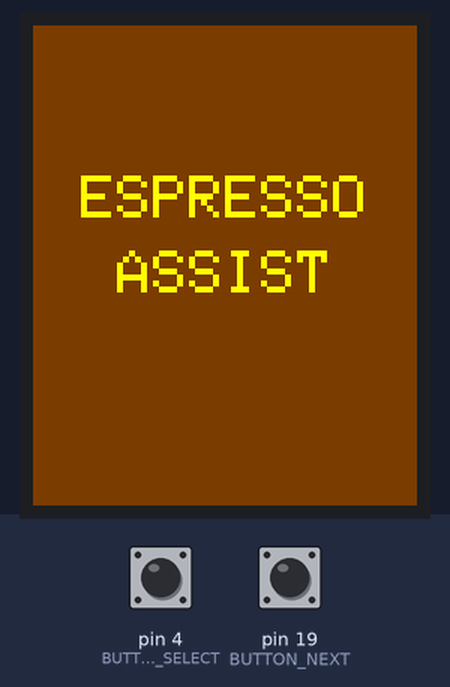
A sketch run on a simulated Arduino Uno, built with avr-gcc and run on an emulated ATmega328P. On the bench: 128×160 colour display. The inputs (shaded band) are chosen by the test bench; at power-on: pin 4 (BUTTON_SELECT) HIGH, pin 19 (BUTTON_NEXT) HIGH.

Above: at 0.2 s.
1.4 s: pin 4 (BUTTON_SELECT) pulled LOW for 3.2 s
At 5.1 s:
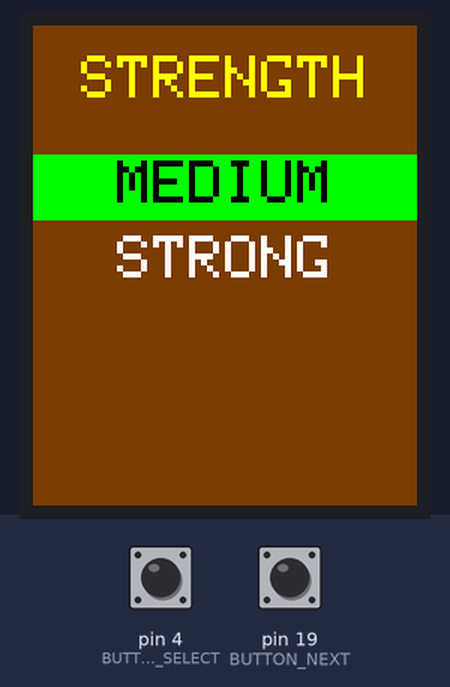
6.1 s: pin 19 (BUTTON_NEXT) pulled LOW for 1 s
At 8.3 s:
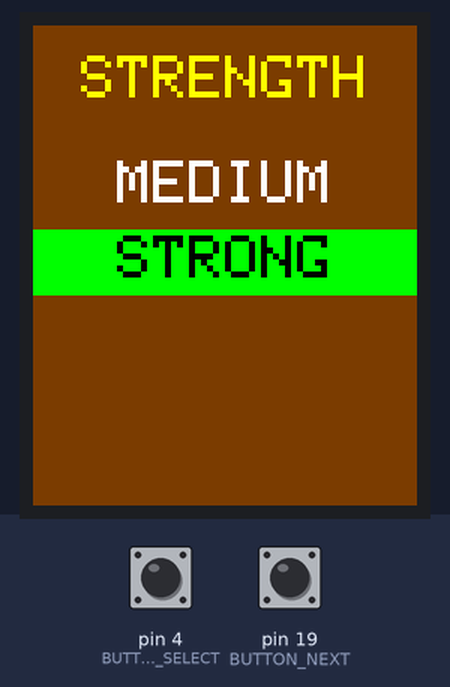
8.6 s: pin 4 (BUTTON_SELECT) pulled LOW for 3.2 s
At 13.0 s:
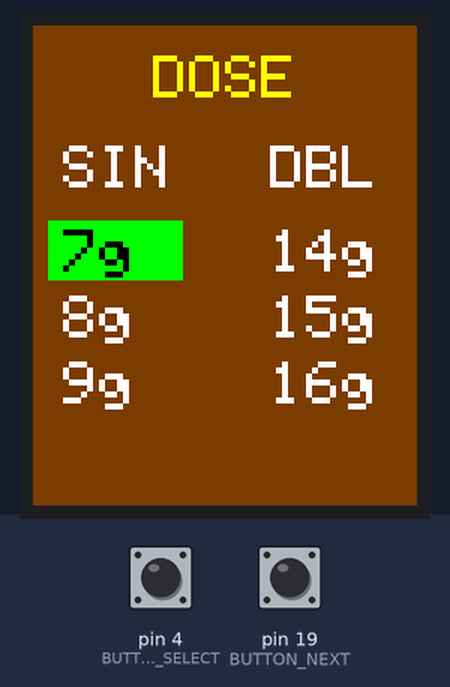
13.3 s: pin 19 (BUTTON_NEXT) pulled LOW for 0.15 s
At 14.6 s:
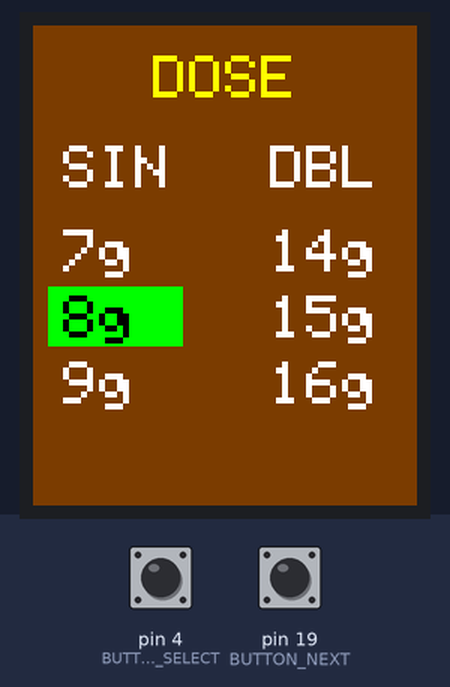
15.0 s: pin 4 (BUTTON_SELECT) pulled LOW for 0.15 s
At 15.7 s:
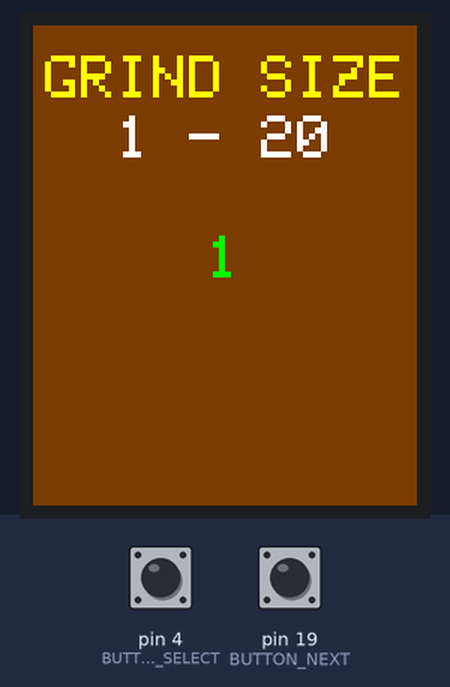
16.7 s: pin 4 (BUTTON_SELECT) driven LOW and pin 19 (BUTTON_NEXT) driven LOW
At 17.91 s:
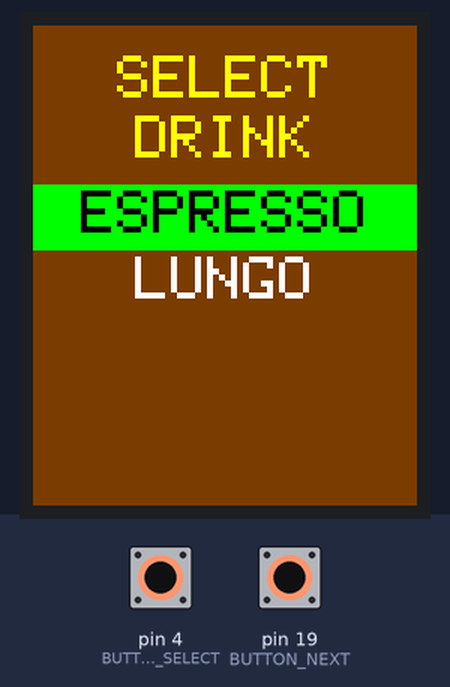
Timing chart, 0 to 19.7 s (numbered marks = the images above; inputs shaded):
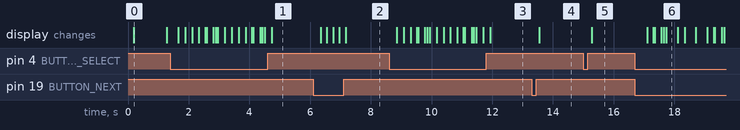

Measured:
- after the input at 1.4 s, the display: changes after 0.25 s (image 1)
- after the input at 6.1 s, the display: changes after 0.24 s (image 2)
- after the input at 8.6 s, the display: changes after 0.26 s (image 3)
- after the input at 13.3 s, the display: changes after 0.25 s (image 4)
- after the input at 15.0 s, the display: changes after 0.27 s (image 5)
- after the input at 16.7 s, the display: first changes after 0.40 s (image 6 shows a later state)
- what the display in image 0 shows lasts 1.1 s, from 0.2 s to 1.3 s

The sketch:

main.cpp.ino
```cpp
#include "UI.h"

UI ui;

void setup() {
  ui.init();
}

void loop() {
  ui.update();
  delay(50);
}
```

BrewCalculator.cpp
```cpp
#include "BrewCalculator.h"

BrewResult CoffeeCalculator::calculate(
    float dose,
    BrewStrength strength,
    DrinkType drink,
    int currentGrind,
    float actualTime
) {
    BrewResult r;

    float ratio;
    int targetTime;

    if (drink == ESPRESSO) {
        ratio = (strength == STRONG) ? 1.5f : 2.0f;
        targetTime = 27;
    } else { // LUNGO
        ratio = (strength == STRONG) ? 2.5f : 3.0f;
        targetTime = 40;
    }

    r.targetOutput = dose * ratio;
    r.targetTime = targetTime;

    if (actualTime < targetTime - 3)
        r.grindAdjustment = -1;   // too fast → grind finer
    else if (actualTime > targetTime + 3)
        r.grindAdjustment = +1;   // too slow → grind coarser
    else
        r.grindAdjustment = 0;    // good shot

    return r;
}
```

BrewCalculator.h
```cpp
#pragma once

enum BrewStrength {
    MEDIUM,
    STRONG
};

enum DrinkType {
  ESPRESSO,
  LUNGO
};

struct BrewResult {
    float targetOutput;
    int targetTime;
    int grindAdjustment;
};

class CoffeeCalculator {
public:
    BrewResult calculate(
        float dose,
        BrewStrength strength,
        DrinkType drink,
        int currentGrind,
        float actualTime
    );
};
```

Buttons.cpp
```cpp
#include "Buttons.h"
#include <Arduino.h>

#define BUTTON_NEXT 19
#define BUTTON_SELECT 4

void Buttons::init() {
  pinMode(BUTTON_NEXT, INPUT_PULLUP);
  pinMode(BUTTON_SELECT, INPUT_PULLUP);
}

bool Buttons::nextPressed() {
  return digitalRead(BUTTON_NEXT) == LOW;
}

bool Buttons::selectPressed() {
  return digitalRead(BUTTON_SELECT) == LOW;
}
```

Buttons.h
```cpp
#pragma once

class Buttons {
public:
    void init();
    bool nextPressed();
    bool selectPressed();
};
```

UI.cpp
```cpp
#include "UI.h"

#define TFT_CS   5
#define TFT_DC   16
#define TFT_RST  17
#define TFT_MOSI 21
#define TFT_SCLK 22

const int doses[] = {7, 8, 9, 14, 15, 16};

UI::UI() : tft(TFT_CS, TFT_DC, TFT_MOSI, TFT_SCLK, TFT_RST) {}

void UI::init() {
  tft.initR(INITR_BLACKTAB);
  tft.setRotation(0);

  buttons.init();
  state = BOOT;
  lastState = (UIState)-1;
}

void UI::update() {
  if (state != lastState) {
    tft.fillScreen(COFFEE_BROWN);
    lastState = state;
    redraw = true;
  } else {
    redraw = false;
  }

  switch (state) {
    case BOOT: drawBoot(redraw); break;
    case SELECT_DRINK: drawDrinkSelect(redraw); break;
    case SELECT_STRENGTH: drawStrengthSelect(redraw); break;
    case SHOW_DOSE: drawDose(redraw); break;
    case SET_GRIND: drawGrind(redraw); break;
    case SUMMARY: drawSummary(redraw); break;
    case BREWING: drawBrewing(redraw); break;
    case RESULT: drawResult(redraw); break;
    case ADVICE: drawAdvice(redraw); break;
  }
}

/* ---------- CENTERED TEXT HELPER ---------- */
void UI::printCentered(const char* text, int y, uint16_t color, uint8_t size) {
  int16_t x1, y1;
  uint16_t w, h;

  tft.setTextSize(size);
  tft.getTextBounds(text, 0, y, &x1, &y1, &w, &h);
  int x = (tft.width() - w) / 2;

  tft.setCursor(x, y);
  tft.setTextColor(color);
  tft.print(text);
}

const char* UI::currentRatioText() {
  if (drink == ESPRESSO) {
    return (strength == STRONG) ? "RAT 1:1.5" : "RAT 1:2";
  } else {
    return "RATIO 1:3";
  }
}

/* ---------- BOOT ---------- */
void UI::drawBoot(bool redraw) {
  if (!redraw) return;
  tft.fillScreen(COFFEE_BROWN);
  printCentered("ESPRESSO", 50, COFFEE_YELLOW, 2);
  printCentered("ASSIST", 75, COFFEE_YELLOW, 2);
  delay(1000);
  state = SELECT_DRINK;
}

/* ---------- DRINK SELECT ---------- */
void UI::drawDrinkSelect(bool redraw) {
  static int lastDrink = -1;
  const char* drinks[] = {"ESPRESSO", "LUNGO"};

  if (redraw) {
    printCentered("SELECT", 10, COFFEE_YELLOW, 2);
    printCentered("DRINK", 30, COFFEE_YELLOW, 2);
    lastDrink = -1;
  }

  int baseY = 55;
  int lineH = 22;

  if (drink != lastDrink) {
    for (int i = 0; i < 2; i++) {
      uint16_t bg = (i == drink) ? COFFEE_GREEN : COFFEE_BROWN;
      uint16_t fg = (i == drink) ? BLACK : WHITE;
      tft.fillRect(0, baseY + i * lineH - 2, tft.width(), lineH, bg);
      printCentered(drinks[i], baseY + i * lineH, fg, 2);
    }
    lastDrink = drink;
  }

  if (buttons.nextPressed()) {
    drink = (drink == ESPRESSO) ? LUNGO : ESPRESSO;
    delay(150);
  }

  if (buttons.selectPressed()) {
    state = SELECT_STRENGTH;
    delay(150);
  }
}

/* ---------- STRENGTH ---------- */
void UI::drawStrengthSelect(bool redraw) {
  // Lungo only supports MEDIUM strength
  if (drink == LUNGO && strength == STRONG) {
    strength = MEDIUM;
  }

  static int lastStrength = -1;
  const char* labels[] = {"MEDIUM", "STRONG"};

  if (redraw) {
    printCentered("STRENGTH", 10, COFFEE_YELLOW, 2);
    lastStrength = -1;
  }

  int baseY = 45;
  if (drink == ESPRESSO) {
    if (strength != lastStrength) {
      for (int i = 0; i < 2; i++) {
        uint16_t bg = (i == strength) ? COFFEE_GREEN : COFFEE_BROWN;
        uint16_t fg = (i == strength) ? BLACK : WHITE;
        tft.fillRect(0, baseY + i * 25 - 2, tft.width(), 22, bg);
        printCentered(labels[i], baseY + i * 25, fg, 2);
      }
      lastStrength = strength;
    }
  } else if (redraw) {
    tft.fillRect(0, 40, tft.width(), 22, COFFEE_GREEN);
    printCentered("STRONG", baseY, BLACK, 2);
  }

  if (buttons.nextPressed() && drink == ESPRESSO) {
    strength = (strength == MEDIUM) ? STRONG : MEDIUM;
    delay(150);
  }

  if (buttons.selectPressed()) {
    state = SHOW_DOSE;
    delay(150);
  }
}

/* ---------- DOSE (SINGLE / DOUBLE) ---------- */
void UI::drawDose(bool redraw) {
  static int lastDoseIndex = -1;
  const int single[] = {7, 8, 9};
  const int dbl[] = {14, 15, 16};

  if (redraw) {
    printCentered("DOSE", 10, COFFEE_YELLOW, 2);

    tft.setTextSize(2);
    tft.setTextColor(WHITE);
    tft.setCursor(10, 40); tft.print("SIN");
    tft.setCursor(79, 40); tft.print("DBL");

    lastDoseIndex = -1;
  }

  if (doseIndex != lastDoseIndex) {
    for (int i = 0; i < 3; i++) {
      bool selS = (doseIndex == i);
      bool selD = (doseIndex == i + 3);

      tft.fillRect(5, 65 + i * 22, 45, 20, selS ? COFFEE_GREEN : COFFEE_BROWN);
      tft.fillRect(74, 65 + i * 22, 45, 20, selD ? COFFEE_GREEN : COFFEE_BROWN);

      tft.setTextSize(2);
      tft.setTextColor(selS ? BLACK : WHITE);
      tft.setCursor(10, 68 + i * 22); tft.print(single[i]); tft.print("g");

      tft.setTextColor(selD ? BLACK : WHITE);
      tft.setCursor(79, 68 + i * 22); tft.print(dbl[i]); tft.print("g");
    }
    lastDoseIndex = doseIndex;
  }

  if (buttons.nextPressed()) {
    doseIndex = (doseIndex + 1) % 6;
    delay(150);
  }

  if (buttons.selectPressed()) {
    dose = doses[doseIndex];
    state = SET_GRIND;
    delay(150);
  }
}

/* ---------- GRIND SIZE ---------- */
void UI::drawGrind(bool redraw) {
  static int lastGrind = 0;

  if (redraw) {
    printCentered("GRIND SIZE", 10, COFFEE_YELLOW, 2);
    printCentered("1 - 20", 30, WHITE, 2);
    lastGrind = 0;
  }

  if (grindSize != lastGrind) {
    char buf[8];
    snprintf(buf, sizeof(buf), "%d", grindSize);
    tft.fillRect(0, 65, tft.width(), 30, COFFEE_BROWN);
    printCentered(buf, 70, COFFEE_GREEN, 2);
    lastGrind = grindSize;
  }

  if (buttons.nextPressed()) {
    grindSize = (grindSize + 1) % 21;
    delay(150);
  }

  if (buttons.selectPressed()) {
    state = SUMMARY;
    delay(150);
  }
}

/* ---------- SUMMARY ---------- */
void UI::drawSummary(bool redraw) {
  if (redraw) {
    BrewResult r = calculator.calculate(dose, strength, drink, grindSize, shotTime);

    printCentered("READY", 10, COFFEE_YELLOW, 2);

    char buf[32];
    snprintf(buf, sizeof(buf), "DOSE: %dg", dose);
    printCentered(buf, 45, WHITE, 2);

    printCentered(currentRatioText(), 65, WHITE, 2);

    snprintf(buf, sizeof(buf), "OUT: %dg", (int)r.targetOutput);
    printCentered(buf, 85, COFFEE_YELLOW, 2);

    snprintf(buf, sizeof(buf), "TIME: %ds", r.targetTime);
    printCentered(buf, 105, COFFEE_YELLOW, 2);

    printCentered("START BREW", 135, COFFEE_GREEN, 2);

  }

  if (buttons.selectPressed()) {
    shotTime = 0.0f;
    lastSecondTick = millis();
    state = BREWING;
    delay(150);
  }
}

/* ---------- BREWING ---------- */
void UI::drawBrewing(bool redraw) {
  if (redraw) {
    tft.fillScreen(COFFEE_BROWN);
    printCentered("BREWING...", 10, COFFEE_YELLOW, 2);
    lastShownTime = -1.0f;   // force first draw
    printCentered("TIME", 50, WHITE, 2);
  }
  // update time using millis()
  unsigned long now = millis();
  if (now - lastSecondTick >= 100) {   // 0.1s resolution
    lastSecondTick = now;
    shotTime += 0.1f;
  }
  // redraw only if value changed
  if ((int)(shotTime * 10) != (int)(lastShownTime * 10)) {
    lastShownTime = shotTime;
    tft.fillRect(0, 70, tft.width(), 30, COFFEE_BROWN);
    char buf[16];
    snprintf(buf, sizeof(buf), "%.1fs", shotTime);
    printCentered(buf, 75, COFFEE_GREEN, 2);
  }

  if (buttons.selectPressed()) {
    lastResult = calculator.calculate(dose, strength, drink, grindSize, (int)shotTime);
    state = RESULT;
    delay(150);
  }
}

/* ---------- RESULT ---------- */
void UI::drawResult(bool redraw) {
  if (redraw) {
    printCentered("RESULT", 10, COFFEE_YELLOW, 2);

    char buf[32];
    snprintf(buf, sizeof(buf), "%.1fs", shotTime);
    printCentered(buf, 55, COFFEE_GREEN, 2);

    snprintf(buf, sizeof(buf), "TARG: %ds", lastResult.targetTime);
    printCentered(buf, 75, WHITE, 2); //
  }

  if (buttons.selectPressed()) {
    state = ADVICE;
  }
}

/* ---------- ADVICE ---------- */
void UI::drawAdvice(bool redraw) {
  if (redraw) {
    printCentered("ADVICE", 10, COFFEE_YELLOW, 2);

    if (lastResult.grindAdjustment < 0) {
      printCentered("TOO FAST", 50, RED, 2);
      printCentered("GRIND", 80, WHITE, 2);   //
      printCentered("FINER", 100, WHITE, 2);  //
    }
    else if (lastResult.grindAdjustment > 0) {
      printCentered("TOO SLOW", 50, RED, 2);
      printCentered("GRIND", 80, WHITE, 2);   //
      printCentered("COARSER", 100, WHITE, 2); //
    }
    else {
      printCentered("PERFECT", 65, COFFEE_GREEN, 2);
      printCentered("SHOT", 85, COFFEE_GREEN, 2);
    }
  }

  if (buttons.selectPressed()) {
    state = SELECT_DRINK;
  }
}
```

UI.h
```cpp
#pragma once
#include <Adafruit_ST7735.h>
#include "BrewCalculator.h"
#include "Buttons.h"

#define BLACK   0x0000
#define BLUE    0x001F
#define RED     0xF800
#define GREEN   0x07E0
#define CYAN    0x07FF
#define MAGENTA 0xF81F
#define YELLOW  0xFFE0
#define WHITE   0xFFFF

#define COFFEE_BROWN  0x79E0   // warm brown
#define COFFEE_YELLOW 0xFFE0   // golden crema
#define COFFEE_GREEN  0x07E0   // selection (keep green)
#define COFFEE_DARK   0x4208   // dark grey/brown

enum UIState {
  BOOT,
  SELECT_DRINK,
  SELECT_STRENGTH,
  SHOW_DOSE,
  SET_GRIND,
  SUMMARY,
  BREWING,
  RESULT,
  ADVICE
};

class UI {
public:
  UI();
  void init();
  void update();

private:
  Adafruit_ST7735 tft;
  Buttons buttons;

  UIState state;
  UIState lastState;

  DrinkType drink = ESPRESSO;

  int drinkIndex = 0;
  BrewStrength strength = MEDIUM;
  int grindSize = 1;

  float shotTime = 0.0f;
  unsigned long lastSecondTick = 0;
  float lastShownTime = -1.0f;
  int doseIndex;
  int dose = 0;

  bool redraw = false;

  BrewResult lastResult;
  CoffeeCalculator calculator;

  void drawBoot(bool redraw);
  void drawDrinkSelect(bool redraw);
  void drawStrengthSelect(bool redraw);
  void drawDose(bool redraw);
  void drawGrind(bool redraw);
  void drawSummary(bool redraw);
  void drawBrewing(bool redraw);
  void drawResult(bool redraw);
  void drawAdvice(bool redraw);
  void printCentered(const char* text, int y, uint16_t color, uint8_t size);
  const char* currentRatioText();
};
```
